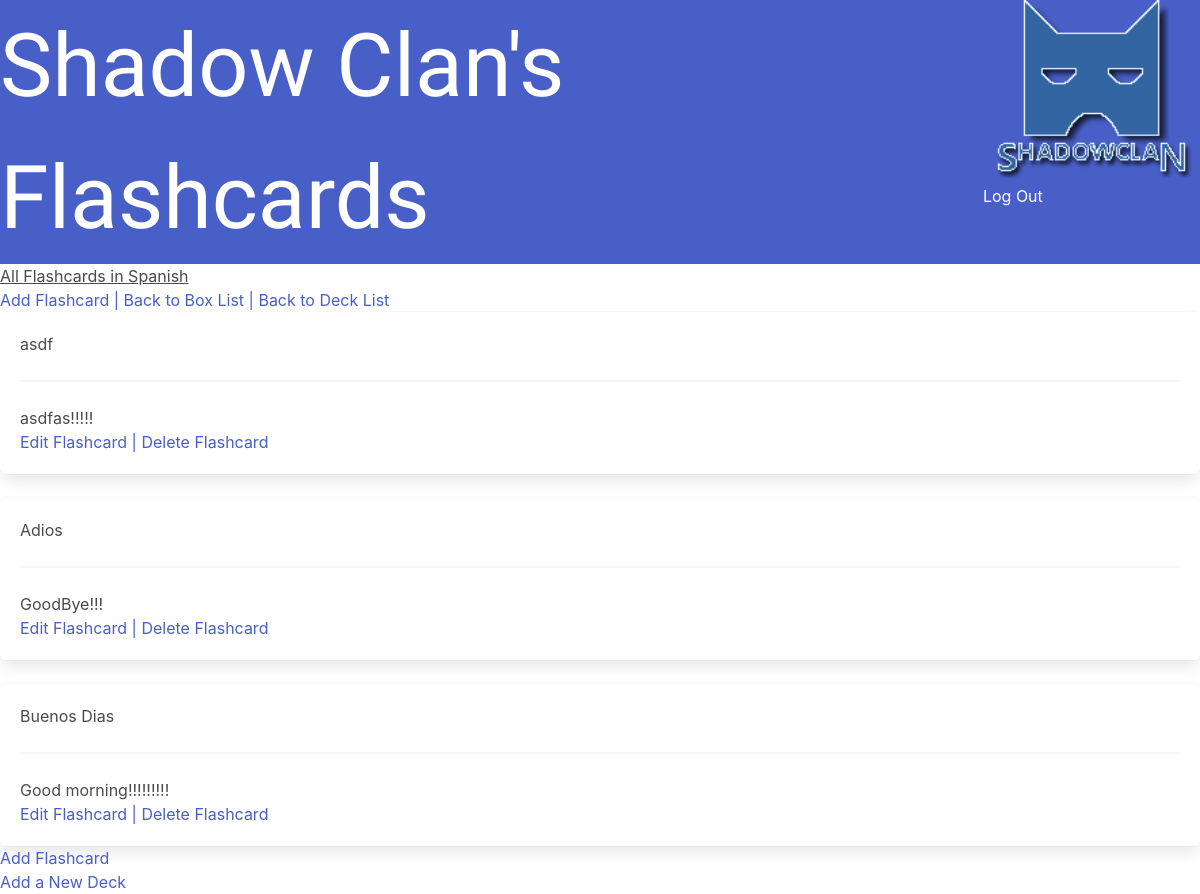
The page /decks/spanish (signed in) on the database as committed earlier.
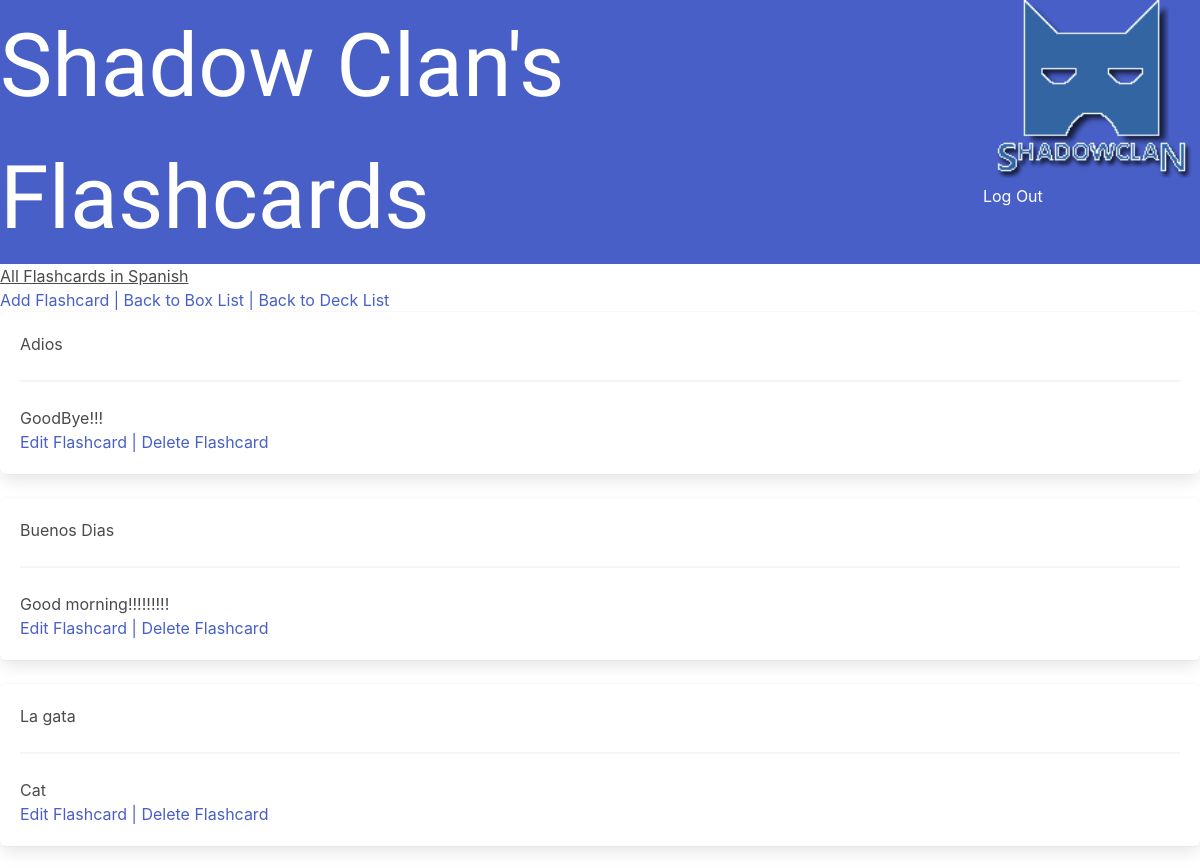
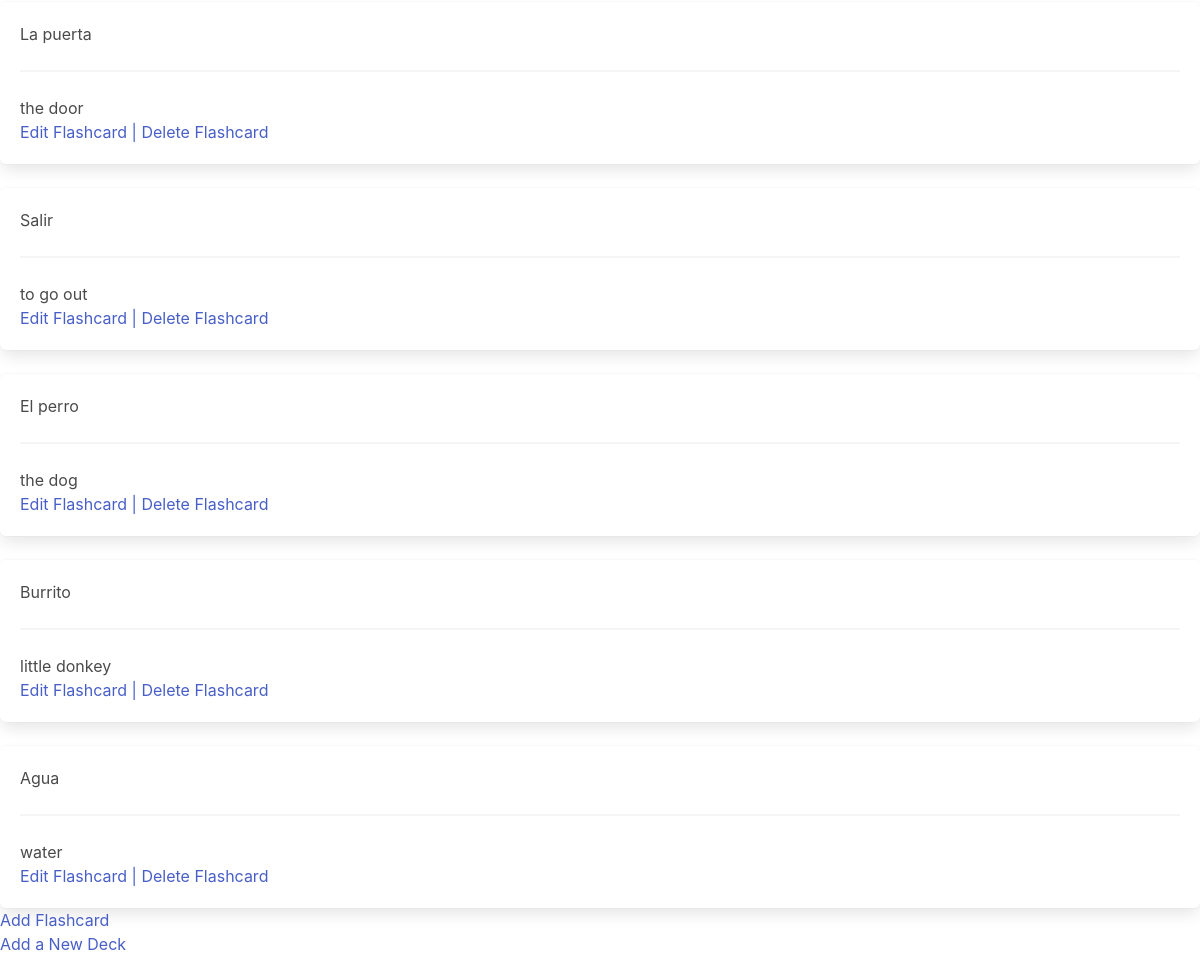
The same page on the database as committed later (2 pictures, top to bottom).
### flashcardsapp/models.py (models this page shows, shortened)
class Deck(models.Model):
    name = models.CharField(max_length=200)
    description = models.TextField(max_length=1000)
    deck_user = models.ForeignKey(
        User, on_delete=models.CASCADE, null=True, blank=True, related_name="deck_user"
    )
    slug = models.SlugField(
        max_length=200,
        null=True,
        blank=True,
        unique=True,
    )
    date = models.DateTimeField(auto_now_add=datetime.now)

class FlashCard(models.Model):
    prompt = models.CharField(max_length=200)
    answer = models.CharField(max_length=1000)
    flashcard_deck = models.ForeignKey(
        Deck, on_delete=models.CASCADE, null=True, blank=True, related_name="flashcard_deck"
    )
    correct = models.BooleanField(default=True)
    missed = models.IntegerField(default=0)
    date = models.DateTimeField(auto_now_add=datetime.now)
    objects = models.Manager()
    box = models.ForeignKey(
        "Box", on_delete=models.CASCADE,   related_name="box", default="1"
    )
    card_seen = models.BooleanField(default=False)

### flashcardsapp/views.py (the view)
# urls.py: path("decks/<slug:slug>", flash_views.show_flashcards, name="show_flashcards"),
@ login_required
def show_flashcards(request, slug):
    deck = get_object_or_404(Deck, slug=slug)
    flashcards = FlashCard.objects.all().filter(flashcard_deck_id=deck.id)
    return render(request, "show_flashcards.html", {"deck": deck, "flashcards": flashcards})

### templates/show_flashcards.html
{% extends "base.html" %}
{% block content %}
<div class="p1 f3 lh-copy"><h1>All Flashcards in {{deck.name}}</h1></div>
<section>
  <a href={% url 'add_flashcard' slug=deck.slug %}>Add Flashcard |</a>
  <a href={% url 'choose_box' deck.slug %}> Back to Box List |</a>
  <a href={% url 'deck_list' %}> Back to Deck List </a>
<section class="pt4">
<section>
  {% for flashcard in flashcards %}
  <div class="box w-60 h-75 pb5 pt4">
      <p class="f3 lh-copy">{{ flashcard.prompt }} </p>
      <hr>
      <p class="pb3">{{ flashcard.answer }} </p>
<div>
      <a href={% url 'edit_flashcard' slug=deck.slug pk=flashcard.pk%}>Edit Flashcard |</a>
      <a href={% url 'delete_flashcard' slug=deck.slug pk=flashcard.pk%}>Delete Flashcard</a>
    </div>
 </div>
 {% endfor %}
</section>
<section>
  <a href={% url 'add_flashcard' slug=deck.slug %}>Add Flashcard</a>
<section class="pt4">
<section class="pt4">
  <a href={% url 'add_deck' pk=user.pk%}>Add a New Deck</a>
</section>
{% endblock content %}

### templates/base.html (shortened to what this page needs)
{% load static %}
<!DOCTYPE html>
<html lang="en">
<head>
  <link rel="stylesheet" href="{% static 'stylesheet.css' %}">
  <link rel="stylesheet" href="https://unpkg.com/tachyons@4.12.0/css/tachyons.min.css" />
  <link rel="stylesheet" href="https://cdnjs.cloudflare.com/ajax/libs/font-awesome/5.15.3/css/all.min.css">
  <link rel="stylesheet" href="https://cdn.jsdelivr.net/npm/bulma@0.9.3/css/bulma.min.css">
</head>
<body class="sans-serif">
  <header class="pa1 hero is-medium is-link is-flex-direction-row is-justify-content-space-between is-align-content-center">
    <a href={% url "homepage" %} class="db link underline-hover blue"><h1 class="f1 lh-copy db header is-flex-direction-row is-align-content-center">Shadow Clan's Flashcards</h1></a>
      <div class="f6 lh-copy">
        <img src="{% static 'logo-shadowclan.png' %}" class="mw-15 logo" alt="Shadow Clan Logo">
        {% if user.is_authenticated %}
          <a href={% url 'auth_logout' %} class="db">Log Out</a>
        {% else %}
          <a href={% url 'registration_register' %} class="db">Register</a>
          <a href={% url 'auth_login' %} class="db">Log In</a>
        {% endif %}
   </header>
  <div class="ma5">
    {% block content %}
    {% endblock content %}
  </div>
</body>
</html>

### static/stylesheet.css (style rules this page uses)
.logo { width: 100%; height: auto; }
.p1 { text-decoration: underline; }
.header { font-family: "Sansita Swashed"; font-size: 5.5em; font-weight: 400; }

Rows that differ between the two databases and show on the page:
removed FlashCard: prompt "asdf", answer "asdfas!!!!!"
added FlashCard: prompt "La gata", answer "Cat"
added FlashCard: prompt "La puerta", answer "the door"
added FlashCard: prompt "Salir", answer "to go out"
added FlashCard: prompt "El perro", answer "the dog"
added FlashCard: prompt "Burrito", answer "little donkey"
added FlashCard: prompt "Agua", answer "water"
